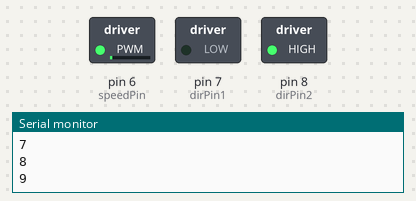
A sketch run on a simulated Arduino Uno, built with avr-gcc and run on an emulated ATmega328P. Shown: switched loads named in the sketch (green lamp = pin HIGH), the last lines printed to the serial monitor.

Above: at 0.1 s.
At 0.7 s:
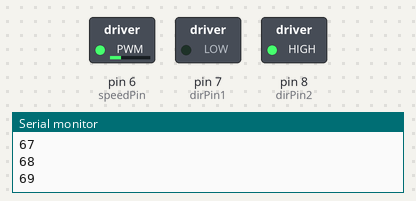
At 1.3 s:
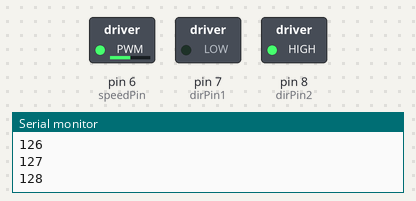
At 2.6 s:
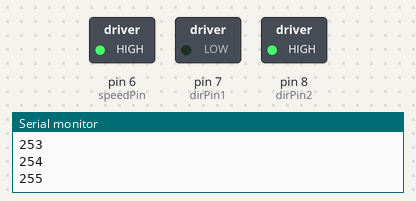
Timing chart, 0 to 4.1 s (numbered marks = the images above):
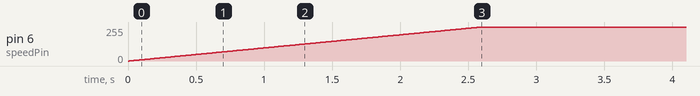

The sketch:

Motor_Analog_Control.ino
```cpp
int speedPin = 6;
int dirPin1 = 7;
int dirPin2 = 8;

void setup() {

  Serial.begin (9600);

  pinMode (speedPin, OUTPUT);
  pinMode (dirPin1, OUTPUT);
  pinMode (dirPin2, OUTPUT);

  digitalWrite (dirPin1, LOW);
  digitalWrite (dirPin2, HIGH);

  for (int i = 0; i <= 255; i = i + 1){

    Serial.println(i);
    analogWrite (speedPin, i);
    delay (10);

  }

}

void loop() {

}
```
